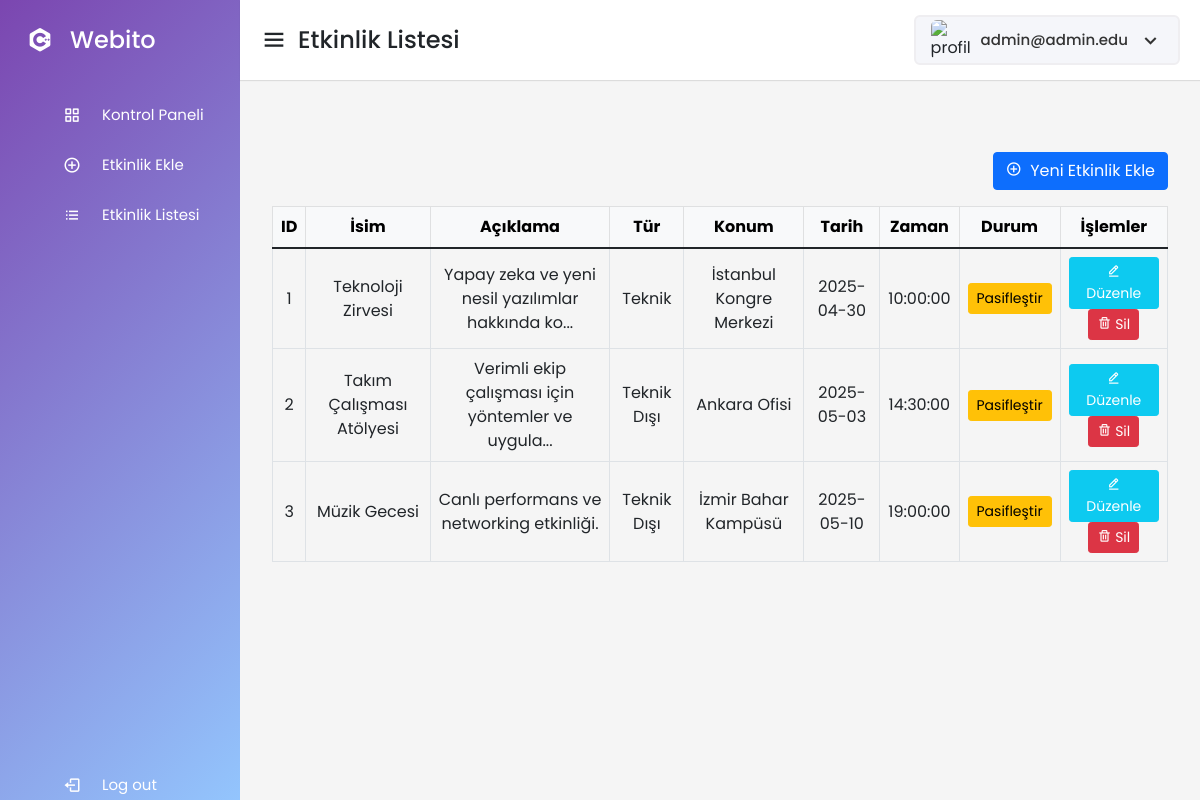
The app's page /admin/events.php (signed in) with its own data.
### tables this page shows
CREATE TABLE IF NOT EXISTS `events` (
  `eid` INT(11) NOT NULL AUTO_INCREMENT,
  `name` VARCHAR(255) NOT NULL,
  `description` TEXT NOT NULL,
  `type` ENUM('technical', 'non-technical') NOT NULL,
  `location` VARCHAR(255) NOT NULL,
  `time` TIME DEFAULT NULL,
  `date` DATE DEFAULT NULL,
  `image` VARCHAR(1000) DEFAULT NULL,
  `status` TINYINT(1) NOT NULL DEFAULT 1,
  `olusturma_tarihi` DATETIME NOT NULL DEFAULT CURRENT_TIMESTAMP,
  PRIMARY KEY (`eid`)
);

### admin/events.php (the view, shortened to what this page needs)
<?php
$dbc = mysqli_connect("localhost", "root", "", "webito") or die("Veritabanı bağlantısı sağlanamadı.");
$query1 = "SELECT * FROM events";
$exe1 = mysqli_query($dbc, $query1);
?>
<!DOCTYPE html>
<html lang="tr">
<head>
    <link href="https://cdn.jsdelivr.net/npm/bootstrap@5.1.3/dist/css/bootstrap.min.css" rel="stylesheet">
    <link href="https://unpkg.com/boxicons@2.1.4/css/boxicons.min.css" rel="stylesheet">
    <link rel="stylesheet" href="home.css">
</head>
<body>
<?php
include_once('./templates/sidebar.php');
?>
<section class="home-section">
    <?php include_once('./templates/topbar.php'); ?>
    <div class="home-content">
        <div class="container-fluid py-5">
            <div class="row mb-3">
                <div class="col text-end">
                    <a href="./components/event/add.php" class="btn btn-primary">
                        <i class='bx bx-plus-circle me-1'></i> Yeni Etkinlik Ekle
                    </a>
                </div>
            </div>
            <div class="table-wrapper">
                <table class="table table-bordered align-middle text-center desktop-table">
                    <thead class="table-light">
                        <tr>
                            <th>ID</th>
                            <th>İsim</th>
                            <th>Açıklama</th>
                            <th>Tür</th>
                            <th>Konum</th>
                            <th>Tarih</th>
                            <th>Zaman</th>
                            <th>Durum</th>
                            <th>İşlemler</th>
                        </tr>
                    </thead>
                    <tbody>
                        <?php
                        while ($row = mysqli_fetch_array($exe1)) {
                            $p_id = (int)$row['eid'];
                            $name = htmlspecialchars($row['name']);
                            $desc = htmlspecialchars(mb_strimwidth($row['description'], 0, 50, "..."));
                            $type = $row['type'] === 'technical' ? 'Teknik' : 'Teknik Dışı';
                            $location = htmlspecialchars($row['location']);
                            $date = htmlspecialchars($row['date']);
                            $time = htmlspecialchars($row['time']);
                            $status = (int)$row['status'];
                            $statusBtn = $status
                                ? "<a href='./components/event/toggle_status.php?id=$p_id&status=0' class='btn btn-warning btn-sm'>Pasifleştir</a>"
                                : "<a href='./components/event/toggle_status.php?id=$p_id&status=1' class='btn btn-success btn-sm'>Aktifleştir</a>";
                            echo "
                            <tr>
                                <td>$p_id</td>
                                <td>$name</td>
                                <td>$desc</td>
                                <td>$type</td>
                                <td>$location</td>
                                <td>$date</td>
                                <td>$time</td>
                                <td>$statusBtn</td>
                                <td>
                                    <a href='./components/event/update.php?id=$p_id' class='btn btn-info btn-sm text-white'>
                                        <i class='bx bx-edit-alt'></i> Düzenle
                                    </a>
                                    <a href='./components/event/delete.php?id=$p_id' class='btn btn-danger btn-sm' onclick=\"return confirm('Bu etkinliği silmek istediğinizden emin misiniz?');\">
                                        <i class='bx bx-trash'></i> Sil
                                    </a>
                                </td>
                            </tr>";
                        }
                        ?>
                    </tbody>
                </table>
            </div>
        </div>
    </div>
</section>
</body>
</html>

### admin/home.css (style rules this page uses)
html, body { overflow-x: hidden; margin: 0; padding: 0; font-family: "Poppins", sans-serif; box-sizing: border-box; }
.home-section { position: relative; background: #f5f5f5; min-height: 100vh; width: calc(100% - 240px); left: 240px; transition: all 0.5s ease; overflow-x: hidden; }
.home-section .home-content { padding-top: 104px; padding-left: 20px; padding-right: 20px; }
.table-wrapper { overflow-x: auto; width: 100%; }
table { width: 100%; table-layout: auto; }

### admin/events.php (style rules this page uses)
@media (min-width: 768px) { .desktop-table { display: table; } }

### records on screen
events: eid "1", name "Teknoloji Zirvesi", description "Yapay zeka ve yeni nesil yazılımlar hakkında ko...", type "Teknik", location "İstanbul Kongre Merkezi", date "2025-04-30", time "10:00:00"
events: eid "2", name "Takım Çalışması Atölyesi", description "Verimli ekip çalışması için yöntemler ve uygula...", type "Teknik Dışı", location "Ankara Ofisi", date "2025-05-03", time "14:30:00"
events: eid "3", name "Müzik Gecesi", description "Canlı performans ve networking etkinliği.", type "Teknik Dışı", location "İzmir Bahar Kampüsü", date "2025-05-10", time "19:00:00"

### other values on screen
$page_title "Etkinlik Listesi"
$_SESSION["Aname"] "admin@admin.edu"
